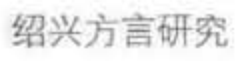
#> input picture ipa_ocr_work/images/ipa_candidates/ipa_candidate_0_orig0.png, 239 x 61 px
$ python -i generate_syllable_mosaic_trocr_data.py   (imports and definitions only)
#> lines starting #> are read from the running program, lines starting #| are printed output that depends on the picture; after the words box and inside, x2 and y2 are one past the last pixel; in counts of white or black regions, pixels touching at a corner belong together
#> further down, picture is the input picture: PIL image 239x61 RGB; min 97, max 255, mean 232.2
"""Generate synthetic TrOCR rows by mosaicing real syllable crops.

Unlike font-rendered synthesis, this keeps glyph shapes from the PDF-derived
syllable crops. It recombines legal observed syllables into new row images and
uses concatenated Wu-pinyin/IPA labels from the same syllable records.
"""

from __future__ import annotations

import argparse
import csv
import json
import random
import shutil
from pathlib import Path

import numpy as np
import pandas as pd
from PIL import Image, ImageChops, ImageDraw, ImageFilter, ImageOps


PROJECT_ROOT = Path(__file__).resolve().parents[2]
DEFAULT_REAL_ROW_DIR = PROJECT_ROOT / "ipa_ocr_work" / "dataset" / "shaoxing_pdf136_clean" / "trocr_direct_span_v1_matched_ok_conf80"
DEFAULT_SYLLABLE_DIR = PROJECT_ROOT / "ipa_ocr_work" / "dataset" / "shaoxing_pdf136_clean" / "syllable_ocr_core_strict"
DEFAULT_OUT = PROJECT_ROOT / "ipa_ocr_work" / "dataset" / "shaoxing_pdf136_clean" / "trocr_syllable_mosaic_v1_smoke"


# [18 lines left out: function parse_args, not called in this run]


def read_manifest(root: Path) -> pd.DataFrame:
    return pd.read_csv(root / "eval_manifest.tsv", sep="\t", keep_default_na=False)


def trim_content(img: Image.Image, pad: int = 4) -> Image.Image:
#> called with pad = 4
    gray = img.convert("L")
    arr = np.asarray(gray)
    threshold = min(235, max(150, int(np.percentile(arr, 42))))
#> threshold = 235
    mask = arr < threshold
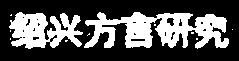
#> mask: shape (61, 239) bool; 33% white; 11 white regions (9 under 20 px), largest, box (x1, y1, x2, y2) and area: (84, 12, 229, 49) 3075, (9, 12, 83, 49) 1711
    if not mask.any():
        return img.convert("L")
    ys, xs = np.where(mask)
#> ys = 4817 values from 12 to 48; xs = 4817 values, max 232 at index 2446, min 9 at index 1833, mean 117.5
    left = max(0, int(xs.min()) - pad)
#> left = 5
    right = min(img.width, int(xs.max()) + pad + 1)
#> right = 237
    top = max(0, int(ys.min()) - pad)
#> top = 8
    bottom = min(img.height, int(ys.max()) + pad + 1)
#> bottom = 53
    return gray.crop((left, top, right, bottom))
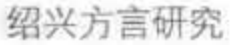
#> returned value: PIL image 232x45 L; min 97, max 255, mean 223.9


# [51 lines left out: functions real_profiles, build_syllable_pool, not called in this run]


def resize_to_height(img: Image.Image, height: int) -> Image.Image:
    scale = height / max(1, img.height)
    return img.resize((max(6, int(round(img.width * scale))), height), Image.Resampling.BICUBIC)


# [142 lines left out: functions composite_row, degrade, relative_image_path, write_manifest, make_contact_sheet, main, not called in this run]


# [2 lines not run here, left out]

>>> from PIL import Image
>>> picture = Image.open('../images/ipa_candidates/ipa_candidate_0_orig0.png')
>>> result = trim_content(picture)

$ run again, on ipa_ocr_work/images/ipa_candidates_gpu2/ipa_candidate_0.png
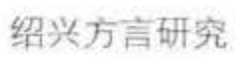
#> input picture ipa_ocr_work/images/ipa_candidates_gpu2/ipa_candidate_0.png, 236 x 61 px
#> picture is the input picture: PIL image 236x61 RGB; min 108, max 255, mean 236.3
#> threshold = 235
#> in trim_content, `mask = arr < threshold`:
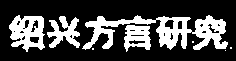
#> mask: shape (61, 236) bool; 28.3% white; 8 white regions (4 under 20 px), largest, box (x1, y1, x2, y2) and area: (82, 15, 228, 50) 2172, (9, 15, 45, 52) 848, (47, 16, 80, 48) 556, (124, 25, 151, 52) 488
#> ys = 4077 values from 15 to 51; xs = 4077 values, max 231 at index 3987, min 9 at index 1080, mean 118.7
#> left = 5
#> right = 236
#> top = 11
#> bottom = 56
#> in trim_content, `return gray.crop((left, top, right, bottom))`:
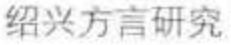
#> returned value: PIL image 231x45 L; min 108, max 255, mean 229.6

$ run again, on ipa_ocr_work/images/ipa_candidates_gpu2/ipa_candidate_1.png
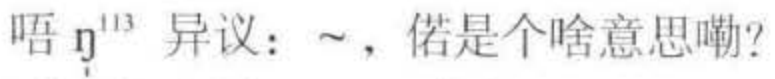
#> input picture ipa_ocr_work/images/ipa_candidates_gpu2/ipa_candidate_1.png, 775 x 79 px
#> picture is the input picture: PIL image 775x79 RGB; min 57, max 255, mean 239.1
#> threshold = 235
#> in trim_content, `mask = arr < threshold`:
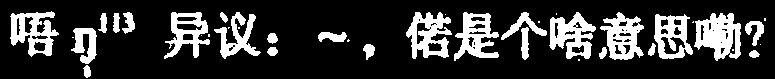
#> mask: shape (79, 775) bool; 20.7% white; 40 white regions (15 under 20 px), largest, box (x1, y1, x2, y2) and area: (694, 13, 741, 61) 1439, (549, 12, 596, 59) 1201, (406, 12, 452, 59) 1185
#> ys = 12682 values from 11 to 77; xs = 12682 values, max 765 at index 1293, min 10 at index 595, mean 430.7
#> left = 6
#> right = 770
#> top = 7
#> bottom = 79
#> in trim_content, `return gray.crop((left, top, right, bottom))`:
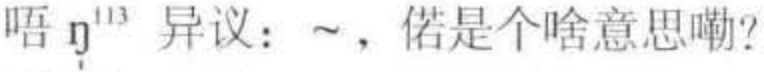
#> returned value: PIL image 764x72 L; min 57, max 255, mean 237.3

$ run again, on ipa_ocr_work/images/ipa_v2/ipa_v2_0_orig0.png
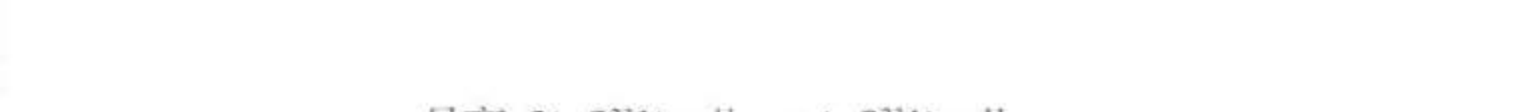
#> input picture ipa_ocr_work/images/ipa_v2/ipa_v2_0_orig0.png, 1514 x 112 px
#> picture is the input picture: PIL image 1514x112 RGB; min 131, max 255, mean 254.7
#> threshold = 235
#> in trim_content, `mask = arr < threshold`:
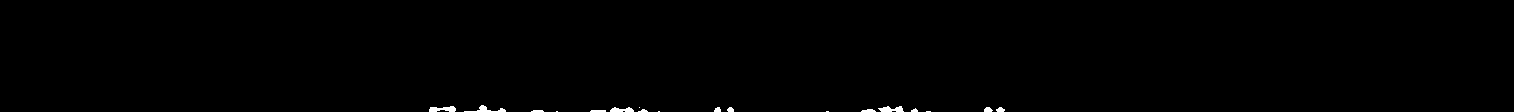
#> mask: shape (112, 1514) bool; 0.39% white; 18 white regions (7 under 20 px), largest, box (x1, y1, x2, y2) and area: (429, 106, 456, 112) 112, (878, 106, 904, 112) 105, (464, 105, 506, 112) 104
#> ys = 669 values from 105 to 111; xs = 669 values, max 1004 at index 296, min 429 at index 169, mean 679.8
#> left = 425
#> right = 1009
#> top = 101
#> bottom = 112
